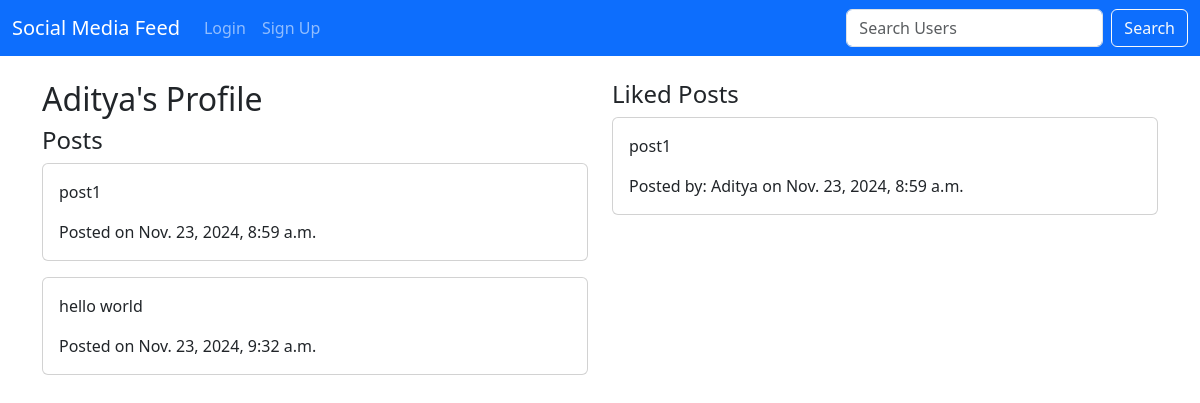
Screenshot of /profile/Aditya/ with the database file from the repository.
### core/models.py (models this page shows, shortened)
class Post(models.Model):
    content = models.TextField()
    user = models.ForeignKey(User, on_delete=models.CASCADE, related_name='posts')
    created_at = models.DateTimeField(auto_now_add=True)
    updated_at = models.DateTimeField(auto_now=True)

class Like(models.Model):
    user = models.ForeignKey(User, on_delete=models.CASCADE, related_name='likes')
    post = models.ForeignKey(Post, on_delete=models.CASCADE, related_name='likes')

### core/views.py (the view)
# urls.py: re_path(r'^profile/(?!change-username/)(?P<username>\w+)/$', views.user_profile, name='user_profile'),
def user_profile(request, username):
    user = get_object_or_404(User, username=username)
    posts = Post.objects.filter(user=user)
    likes = Like.objects.filter(user=user)
    context = {
        'profile_user': user,
        'posts': posts,
        'likes': likes,
    }
    return render(request, 'user_profile.html', context)

### core/templates/user_profile.html (shortened to what this page needs)
{% extends 'base.html' %} {% block content %}
<div class="row">
  <div class="col-md-6">
    <h2>{{ profile_user.username }}'s Profile</h2>
    <h4>Posts</h4>
    {% for post in posts %}
    <div class="card mb-3">
      <div class="card-body">
        <p class="card-text">{{ post.content }}</p>
        <p class="card-text">Posted on {{ post.created_at }}</p>
      </div>
    </div>
    {% empty %}
    <p>No posts yet.</p>
    {% endfor %}
  </div>
  <div class="col-md-6">
    <h4>Liked Posts</h4>
    {% for like in likes %}
    <div class="card mb-3">
      <div class="card-body">
        <p class="card-text">{{ like.post.content }}</p>
        <p class="card-text">
          Posted by: {{ like.post.user.username }} on {{ like.post.created_at }}
        </p>
      </div>
    </div>
    {% empty %}
    <p>No liked posts yet.</p>
    {% endfor %}
  </div>
</div>
{% endblock %}

### rows the page displays
Post: content "post1", created_at "Nov. 23, 2024, 8:59 a.m."
Post: content "hello world", created_at "Nov. 23, 2024, 9:32 a.m."
Like: post.content "post1", post.user.username "Aditya", post.created_at "Nov. 23, 2024, 8:59 a.m."

### other values shown
{{ profile_user.username }} "Aditya"
